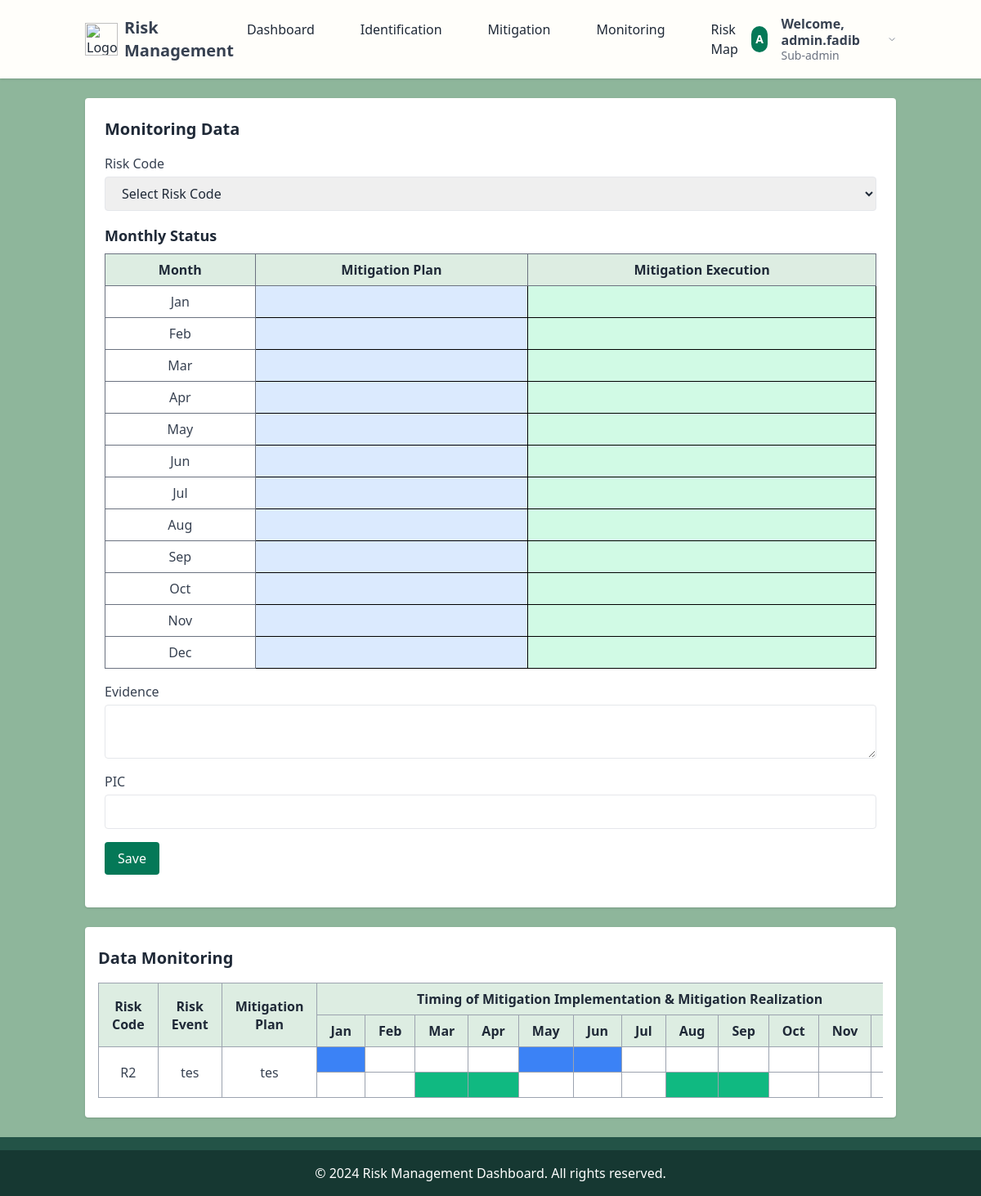
/pages/monitoring.php (signed in), run on the app's committed database.
### tables this page shows
CREATE TABLE `monitoring` (
  `id` int NOT NULL,
  `risk_code` varchar(255) DEFAULT NULL,
  `risk_event` text NOT NULL,
  `mitigation_plan` text NOT NULL,
  `month` varchar(10) DEFAULT NULL,
  `status` enum('rencana','pelaksanaan') DEFAULT NULL,
  `evidence` text,
  `pic` text,
  `month_status` text,
  `likelihood` int NOT NULL DEFAULT '1',
  `impact` int NOT NULL DEFAULT '1',
  `faculty_id` int DEFAULT NULL
);

CREATE TABLE `risks` (
  `id` int NOT NULL,
  `objective` text NOT NULL,
  `process_business` enum('Akademik','Finansial','Kepegawaian') NOT NULL,
  `risk_category` enum('Strategic','Financial','Operational') NOT NULL,
  `risk_code` varchar(10) NOT NULL,
  `risk_event` text NOT NULL,
  `risk_cause` text NOT NULL,
  `risk_source` enum('Internal','External') NOT NULL,
  `qualitative` text,
  `quantitative` varchar(50) DEFAULT NULL,
  `risk_owner` text,
  `department` text,
  `faculty_id` int DEFAULT NULL,
  `created_by` int DEFAULT NULL
);

CREATE TABLE `mitigations` (
  `id` int NOT NULL,
  `risk_code` varchar(10) DEFAULT NULL,
  `inherent_likehood` tinyint DEFAULT NULL,
  `inherent_impact` tinyint DEFAULT NULL,
  `inherent_risk_level` int DEFAULT NULL,
  `existing_control` enum('Yes','No') DEFAULT NULL,
  `control_quality` enum('Sufficient','Not Sufficient') DEFAULT NULL,
  `execution_status` enum('On Progress','Pending','Completed') DEFAULT NULL,
  `residual_likehood` tinyint DEFAULT NULL,
  `residual_impact` tinyint DEFAULT NULL,
  `residual_risk_level` int DEFAULT NULL,
  `risk_treatment` enum('Accept','Share','Reduce','avoid') DEFAULT NULL,
  `mitigation_plan` text,
  `after_mitigation_likehood` tinyint DEFAULT NULL,
  `after_mitigation_impact` tinyint DEFAULT NULL,
  `after_mitigation_risk_level` int DEFAULT NULL,
  `faculty_id` int DEFAULT NULL,
  `is_completed` tinyint(1) NOT NULL DEFAULT '0'
);

### pages/monitoring.php (the view, shortened to what this page needs)
<?php
require_once '../classes/Mitigation.php';
$months = ['Jan', 'Feb', 'Mar', 'Apr', 'May', 'Jun', 'Jul', 'Aug', 'Sep', 'Oct', 'Nov', 'Dec'];
$is_admin = $_SESSION['role'] === 'admin' || $_SESSION['role'] === 'sub-admin';
require_once '../includes/header.php';
?>
<!DOCTYPE html>
<html lang="id">
<head>
    <link rel="stylesheet" href="../assets/css/palette.css">
    <link href="https://cdn.jsdelivr.net/npm/tailwindcss@2.0.4/dist/tailwind.min.css" rel="stylesheet">
</head>
<body class="bg-light-green text-gray-800 flex flex-col min-h-screen">
    <main class="container mx-auto px-4 py-6 flex-grow ">
        <?php if ($is_admin): ?>
        <section class="bg-white p-6 rounded shadow mb-6">
            <h2 class="text-xl font-bold mb-4">Monitoring Data</h2>
            <form action="monitoring.php" method="POST" class="space-y-4">
                <div>
                <label for="risk_code" class="block text-gray-700 font-medium">Risk Code</label>
                <select id="risk_code" name="risk_code" required onchange="updateRiskDetails(this.value)" class="w-full mt-1 px-4 py-2 border rounded focus:ring focus:ring-green-500">
                    <option value="" disabled selected>Select Risk Code</option>
                </select>
                </div>
                <div>
                <h3 class="text-lg font-bold mb-2">Monthly Status</h3>
                <table class="table-auto w-full border border-gray-500">
                    <thead class="bg-beige-green">
                        <tr>
                            <th class="border border-gray-500 px-4 py-2 text-center text-gray-800 font-bold">Month</th>
                            <th class="border border-gray-500 px-4 py-2 text-center text-gray-800 font-bold">Mitigation Plan</th>
                            <th class="border border-gray-500 px-4 py-2 text-center text-gray-800 font-bold">Mitigation Execution</th>
                        </tr>
                    </thead>
                    <tbody>
                        <?php
                        $months = ['Jan', 'Feb', 'Mar', 'Apr', 'May', 'Jun', 'Jul', 'Aug', 'Sep', 'Oct', 'Nov', 'Dec'];
                        $monthStatus = json_decode($editData['month_status'] ?? '{}', true);
                        foreach ($months as $month) {
                            $rencana = $monthStatus[$month]['rencana'] ?? 'none';
                            $pelaksanaan = $monthStatus[$month]['pelaksanaan'] ?? 'none';
                            echo "<tr class='hover:bg-gray-50'>";
                            echo "<td class='border border-gray-500 px-4 py-2 text-center text-gray-700 font-medium'>$month</td>";
                            echo "<td
                                    class='month-cell editable border border-gray-500 px-4 py-2 text-center font-medium " .
                                    ($rencana === 'rencana' ? 'bg-blue-500 text-white' : 'bg-blue-100 text-gray-700') . "'
                                    data-month='$month'
                                    data-type='rencana'
                                    data-status='$rencana'>
                                &nbsp;
                                </td>";
                            echo "<td
                                    class='month-cell editable border border-gray-500 px-4 py-2 text-center font-medium " .
                                    ($pelaksanaan === 'pelaksanaan' ? 'bg-green-500 text-white' : 'bg-green-100 text-gray-700') . "'
                                    data-month='$month'
                                    data-type='pelaksanaan'
                                    data-status='$pelaksanaan'>
                                &nbsp;
                                </td>";
                            echo "</tr>";
                        }
                        ?>
                    </tbody>
                </table>
                </div>
                <div>
                    <label for="evidence" class="block text-gray-700 font-medium">Evidence</label>
                    <textarea id="evidence" name="evidence" required class="w-full mt-1 px-4 py-2 border rounded focus:ring focus:ring-green-500"><?php echo $editData['evidence'] ?? ''; ?></textarea>
                </div>
                <div>
                    <label for="pic" class="block text-gray-700 font-medium">PIC</label>
                    <input type="text" id="pic" name="pic" required class="w-full mt-1 px-4 py-2 border rounded focus:ring focus:ring-green-500" value="<?php echo $editData['pic'] ?? ''; ?>">
                </div>
                <button type="submit" class="bg-green-700 text-white px-4 py-2 rounded hover:bg-green-800 transition">Save</button>
            </form>
        </section>
        <?php endif; ?>
        <section class="table-section px-4 py-6 bg-white rounded shadow">
            <h2 class="text-xl font-bold mb-4">Data Monitoring</h2>
            <div class="overflow-x-auto">
                <table class="table-auto w-full border border-gray-300">
                    <thead class="bg-beige-green">
                        <tr>
                            <th class="border border-gray-400 px-4 py-2" rowspan="2">Risk Code</th>
                            <th class="border border-gray-400 px-4 py-2" rowspan="2">Risk Event</th>
                            <th class="border border-gray-400 px-4 py-2" rowspan="2">Mitigation Plan</th>
                            <th class="border border-gray-400 px-4 py-2" colspan="12">Timing of Mitigation Implementation & Mitigation Realization</th>
                        </tr>
                        <tr>
                            <th class="border border-gray-400 px-4 py-2">Jan</th>
                            <th class="border border-gray-400 px-4 py-2">Feb</th>
                            <th class="border border-gray-400 px-4 py-2">Mar</th>
                            <th class="border border-gray-400 px-4 py-2">Apr</th>
                            <th class="border border-gray-400 px-4 py-2">May</th>
                            <th class="border border-gray-400 px-4 py-2">Jun</th>
                            <th class="border border-gray-400 px-4 py-2">Jul</th>
                            <th class="border border-gray-400 px-4 py-2">Aug</th>
                            <th class="border border-gray-400 px-4 py-2">Sep</th>
                            <th class="border border-gray-400 px-4 py-2">Oct</th>
                            <th class="border border-gray-400 px-4 py-2">Nov</th>
                            <th class="border border-gray-400 px-4 py-2">Dec</th>
                        </tr>
                    </thead>
                    <tbody class="text-gray-700">
                    <?php
                        $role = $_SESSION['role'] ?? '';
                        $faculty_id = $_SESSION['faculty_id'] ?? null;
                        if ($role === 'admin') {
                            $query = $conn->query("SELECT monitoring.*,
                                                         risks.risk_event,
                                                         mitigations.mitigation_plan,
                                                         faculties.faculty_name
                                                  FROM monitoring
                                                  LEFT JOIN risks ON monitoring.risk_code = risks.risk_code
                                                  LEFT JOIN mitigations ON monitoring.risk_code = mitigations.risk_code
                                                  LEFT JOIN faculties ON risks.faculty_id = faculties.id");
                        } else {
                            $query = $conn->prepare("SELECT monitoring.*,
                                                           risks.risk_event,
                                                           mitigations.mitigation_plan,
                                                           faculties.faculty_name
                                                    FROM monitoring
                                                    LEFT JOIN risks ON monitoring.risk_code = risks.risk_code
                                                    LEFT JOIN mitigations ON monitoring.risk_code = mitigations.risk_code
                                                    LEFT JOIN faculties ON risks.faculty_id = faculties.id
                                                    WHERE risks.faculty_id = :faculty_id");
                            $query->execute(['faculty_id' => $faculty_id]);
                        }
                        while ($row = $query->fetch()) {
                            $month_status = json_decode($row['month_status'], true);
                            $risk_code = htmlspecialchars($row['risk_code']);
                            $risk_event = htmlspecialchars($row['risk_event'] ?? 'N/A');
                            $mitigation_plan = htmlspecialchars($row['mitigation_plan'] ?? 'N/A');
                            echo "<tr>
                                <td class='border border-gray-400 px-4 py-2 text-center' rowspan='2'>$risk_code</td>
                                    <td class='border border-gray-400 px-4 py-2 text-center' rowspan='2'>$risk_event</td>
                                    <td class='border border-gray-400 px-4 py-2 text-center' rowspan='2'>$mitigation_plan</td>";
                            foreach ($months as $month) {
                                $rencana = $month_status[$month]['rencana'] ?? 'none';
                                $color = $rencana === 'rencana' ? 'bg-blue-500 text-white' : '';
                                echo "<td class='border border-gray-400 px-2 py-1 text-center $color'>&nbsp;</td>";
                            }
                            echo "<tr class='hover:bg-gray-50'>";
                            foreach ($months as $month) {
                                $pelaksanaan = $month_status[$month]['pelaksanaan'] ?? 'none';
                                $color = $pelaksanaan === 'pelaksanaan' ? 'bg-green-500 text-white' : '';
                                echo "<td class='border border-gray-400 px-2 py-1 text-center $color'>&nbsp;</td>";
                            }
                            echo "</tr>";
                        }
                        ?>
                    </tbody>
                </table>
            </div>
        </section>
    </main>
    <footer class="bg-dark-green text-white text-center">
            <div class="bg-medium-green py-2"></div>
                <div class="py-4">
                    © 2024 Risk Management Dashboard. All rights reserved.
                </div>
    </footer>
</body>
</html>

### assets/css/palette.css (style rules this page uses)
.bg-dark-green { background-color: #163832 !important; }
.bg-medium-green { background-color: #235347 !important; }
.bg-light-green { background-color: #8EB69B !important; }
.bg-beige-green { background-color: #ddede2 !important; }

### pages/monitoring.php (style rules this page uses)
.month-cell { border: 1px solid black; text-align: center; cursor: pointer; }

### data on the page
monitoring: risk_code "R2", risks.risk_event "tes", mitigations.mitigation_plan "tes"

### other printed values
substr($_SESSION['username'], 0, 1) "A"
$username "admin.fadib"
$_SESSION['role'] "Sub-admin"
$month "Jan"
$month "Feb"
$month "Mar"
$month "Apr"
$month "May"
$month "Jun"
$month "Jul"
$month "Aug"
$month "Sep"
$month "Oct"
$month "Nov"
$month "Dec"
